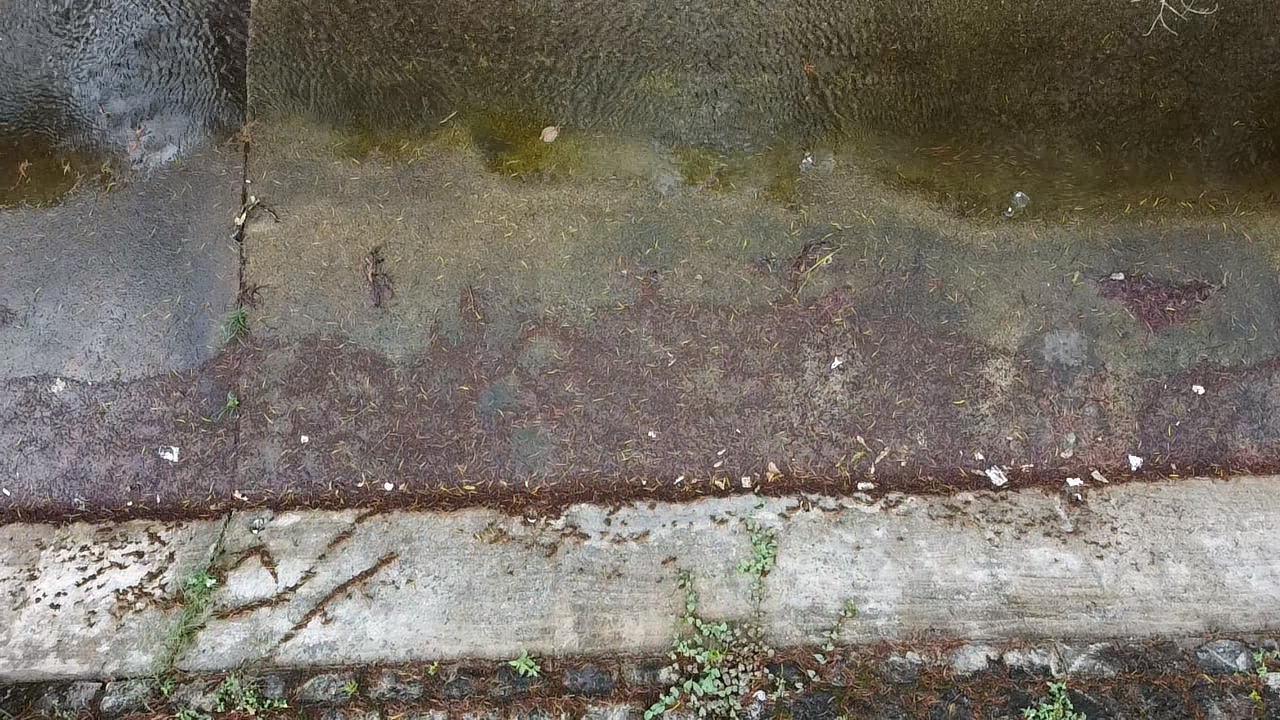
#> input picture PanoramaStitchingP2/InputImages/River/1.PNG, 1280 x 720 px; its folder holds 3 pictures in this run
$ python main.py
#> lines starting #> are read from the running program, lines starting #| are printed output that depends on the picture
import os
import cv2
import math
import numpy as np


def ReadImage(ImageFolderPath):
#> called with ImageFolderPath = 'InputImages/River'
    Images = []									# Input Images will be stored in this list.

	# Checking if path is of folder.
    if os.path.isdir(ImageFolderPath):                              # If path is of a folder contaning images.
        ImageNames = os.listdir(ImageFolderPath)
        ImageNames_Split = [[int(os.path.splitext(os.path.basename(ImageName))[0]), ImageName] for ImageName in ImageNames]
        ImageNames_Split = sorted(ImageNames_Split, key=lambda x:x[0])
        ImageNames_Sorted = [ImageNames_Split[i][1] for i in range(len(ImageNames_Split))]

        for i in range(len(ImageNames_Sorted)):                     # Getting all image's name present inside the folder.
            ImageName = ImageNames_Sorted[i]
            InputImage = cv2.imread(ImageFolderPath + "/" + ImageName)  # Reading images one by one.
#> InputImage is the input picture: shape (720, 1280, 3); mean B, G, R 103.1, 112.5, 118.7

            # Checking if image is read
            if InputImage is None:
                print("Not able to read image: {}".format(ImageName))
                exit(0)

            Images.append(InputImage)                               # Storing images.

    else:                                       # If it is not folder(Invalid Path).
        print("\nEnter valid Image Folder Path.\n")

    if len(Images) < 2:
        print("\nNot enough images found. Please provide 2 or more images.\n")
        exit(1)

    return Images


def FindMatches(BaseImage, SecImage):
    # Using SIFT to find the keypoints and decriptors in the images
    Sift = cv2.xfeatures2d.SIFT_create()
    BaseImage_kp, BaseImage_des = Sift.detectAndCompute(cv2.cvtColor(BaseImage, cv2.COLOR_BGR2GRAY), None)
    SecImage_kp, SecImage_des = Sift.detectAndCompute(cv2.cvtColor(SecImage, cv2.COLOR_BGR2GRAY), None)

    # Using Brute Force matcher to find matches.
    BF_Matcher = cv2.BFMatcher()
    InitialMatches = BF_Matcher.knnMatch(BaseImage_des, SecImage_des, k=2)

    # Applytng ratio test and filtering out the good matches.
    GoodMatches = []
    for m, n in InitialMatches:
        if m.distance < 0.75 * n.distance:
            GoodMatches.append([m])

    return GoodMatches, BaseImage_kp, SecImage_kp


def FindHomography(Matches, BaseImage_kp, SecImage_kp):
    # If less than 4 matches found, exit the code.
    if len(Matches) < 4:
        print("\nNot enough matches found between the images.\n")
        exit(0)

    # Storing coordinates of points corresponding to the matches found in both the images
    BaseImage_pts = []
    SecImage_pts = []
    for Match in Matches:
        BaseImage_pts.append(BaseImage_kp[Match[0].queryIdx].pt)
        SecImage_pts.append(SecImage_kp[Match[0].trainIdx].pt)

    # Changing the datatype to "float32" for finding homography
    BaseImage_pts = np.float32(BaseImage_pts)
    SecImage_pts = np.float32(SecImage_pts)

    # Finding the homography matrix(transformation matrix).
    (HomographyMatrix, Status) = cv2.findHomography(SecImage_pts, BaseImage_pts, cv2.RANSAC, 4.0)

    return HomographyMatrix, Status


def GetNewFrameSizeAndMatrix(HomographyMatrix, Sec_ImageShape, Base_ImageShape):
    # Reading the size of the image
    (Height, Width) = Sec_ImageShape

    # Taking the matrix of initial coordinates of the corners of the secondary image
    # Stored in the following format: [[x1, x2, x3, x4], [y1, y2, y3, y4], [1, 1, 1, 1]]
    # Where (xt, yt) is the coordinate of the i th corner of the image.
    InitialMatrix = np.array([[0, Width - 1, Width - 1, 0],
                              [0, 0, Height - 1, Height - 1],
                              [1, 1, 1, 1]])

    # Finding the final coordinates of the corners of the image after transformation.
    # NOTE: Here, the coordinates of the corners of the frame may go out of the
    # frame(negative values). We will correct this afterwards by updating the
    # homography matrix accordingly.
    FinalMatrix = np.dot(HomographyMatrix, InitialMatrix)

    [x, y, c] = FinalMatrix
    x = np.divide(x, c)
    y = np.divide(y, c)

    # Finding the dimentions of the stitched image frame and the "Correction" factor
    min_x, max_x = int(round(min(x))), int(round(max(x)))
    min_y, max_y = int(round(min(y))), int(round(max(y)))

    New_Width = max_x
    New_Height = max_y
    Correction = [0, 0]
    if min_x < 0:
        New_Width -= min_x
        Correction[0] = abs(min_x)
    if min_y < 0:
        New_Height -= min_y
        Correction[1] = abs(min_y)

    # Again correcting New_Width and New_Height
    # Helpful when secondary image is overlaped on the left hand side of the Base image.
    if New_Width < Base_ImageShape[1] + Correction[0]:
        New_Width = Base_ImageShape[1] + Correction[0]
    if New_Height < Base_ImageShape[0] + Correction[1]:
        New_Height = Base_ImageShape[0] + Correction[1]

    # Finding the coordinates of the corners of the image if they all were within the frame.
    x = np.add(x, Correction[0])
    y = np.add(y, Correction[1])
    OldInitialPoints = np.float32([[0, 0],
                                   [Width - 1, 0],
                                   [Width - 1, Height - 1],
                                   [0, Height - 1]])
    NewFinalPonts = np.float32(np.array([x, y]).transpose())

    # Updating the homography matrix. Done so that now the secondary image completely
    # lies inside the frame
    HomographyMatrix = cv2.getPerspectiveTransform(OldInitialPoints, NewFinalPonts)

    return [New_Height, New_Width], Correction, HomographyMatrix


def StitchImages(BaseImage, SecImage):
    # Applying Cylindrical projection on SecImage
    SecImage_Cyl, mask_x, mask_y = ProjectOntoCylinder(SecImage)

    # Getting SecImage Mask
    SecImage_Mask = np.zeros(SecImage_Cyl.shape, dtype=np.uint8)
    SecImage_Mask[mask_y, mask_x, :] = 255

    # Finding matches between the 2 images and their keypoints
    Matches, BaseImage_kp, SecImage_kp = FindMatches(BaseImage, SecImage_Cyl)

    # Finding homography matrix.
    HomographyMatrix, Status = FindHomography(Matches, BaseImage_kp, SecImage_kp)

    # Finding size of new frame of stitched images and updating the homography matrix
    NewFrameSize, Correction, HomographyMatrix = GetNewFrameSizeAndMatrix(HomographyMatrix, SecImage_Cyl.shape[:2], BaseImage.shape[:2])

    # Finally placing the images upon one another.
    SecImage_Transformed = cv2.warpPerspective(SecImage_Cyl, HomographyMatrix, (NewFrameSize[1], NewFrameSize[0]))
    SecImage_Transformed_Mask = cv2.warpPerspective(SecImage_Mask, HomographyMatrix, (NewFrameSize[1], NewFrameSize[0]))
    BaseImage_Transformed = np.zeros((NewFrameSize[0], NewFrameSize[1], 3), dtype=np.uint8)
    BaseImage_Transformed[Correction[1]:Correction[1]+BaseImage.shape[0], Correction[0]:Correction[0]+BaseImage.shape[1]] = BaseImage

    StitchedImage = cv2.bitwise_or(SecImage_Transformed, cv2.bitwise_and(BaseImage_Transformed, cv2.bitwise_not(SecImage_Transformed_Mask)))

    return StitchedImage


def Convert_xy(x, y):
    global center, f

    xt = ( f * np.tan( (x - center[0]) / f ) ) + center[0]
    yt = ( (y - center[1]) / np.cos( (x - center[0]) / f ) ) + center[1]

    return xt, yt


def ProjectOntoCylinder(InitialImage):
    global w, h, center, f
    h, w = InitialImage.shape[:2]
    center = [w // 2, h // 2]
    f = 1100       # 1100 field; 1000 Sun; 1500 Rainier; 1050 Helens

    # Creating a blank transformed image
    TransformedImage = np.zeros(InitialImage.shape, dtype=np.uint8)

    # Storing all coordinates of the transformed image in 2 arrays (x and y coordinates)
    AllCoordinates_of_ti =  np.array([np.array([i, j]) for i in range(w) for j in range(h)])
    ti_x = AllCoordinates_of_ti[:, 0]
    ti_y = AllCoordinates_of_ti[:, 1]

    # Finding corresponding coordinates of the transformed image in the initial image
    ii_x, ii_y = Convert_xy(ti_x, ti_y)

    # Rounding off the coordinate values to get exact pixel values (top-left corner)
    ii_tl_x = ii_x.astype(int)
    ii_tl_y = ii_y.astype(int)

    # Finding transformed image points whose corresponding
    # initial image points lies inside the initial image
    GoodIndices = (ii_tl_x >= 0) * (ii_tl_x <= (w-2)) * \
                  (ii_tl_y >= 0) * (ii_tl_y <= (h-2))

    # Removing all the outside points from everywhere
    ti_x = ti_x[GoodIndices]
    ti_y = ti_y[GoodIndices]

    ii_x = ii_x[GoodIndices]
    ii_y = ii_y[GoodIndices]

    ii_tl_x = ii_tl_x[GoodIndices]
    ii_tl_y = ii_tl_y[GoodIndices]

    # Bilinear interpolation
    dx = ii_x - ii_tl_x
    dy = ii_y - ii_tl_y

    weight_tl = (1.0 - dx) * (1.0 - dy)
    weight_tr = (dx)       * (1.0 - dy)
    weight_bl = (1.0 - dx) * (dy)
    weight_br = (dx)       * (dy)

    TransformedImage[ti_y, ti_x, :] = ( weight_tl[:, None] * InitialImage[ii_tl_y,     ii_tl_x,     :] ) + \
                                      ( weight_tr[:, None] * InitialImage[ii_tl_y,     ii_tl_x + 1, :] ) + \
                                      ( weight_bl[:, None] * InitialImage[ii_tl_y + 1, ii_tl_x,     :] ) + \
                                      ( weight_br[:, None] * InitialImage[ii_tl_y + 1, ii_tl_x + 1, :] )


    # Getting x coorinate to remove black region from right and left in the transformed image
    min_x = min(ti_x)

    # Cropping out the black region from both sides (using symmetricity)
    TransformedImage = TransformedImage[:, min_x : -min_x, :]

    return TransformedImage, ti_x-min_x, ti_y


if __name__ == "__main__":
    # Reading images.
    Images = ReadImage("InputImages/River")
#> Images = 3 items

    BaseImage, _, _ = ProjectOntoCylinder(Images[0])
#> in ProjectOntoCylinder, `TransformedImage[ti_y, ti_x, :] = ( weight_tl[:, None] * InitialImage[..`:
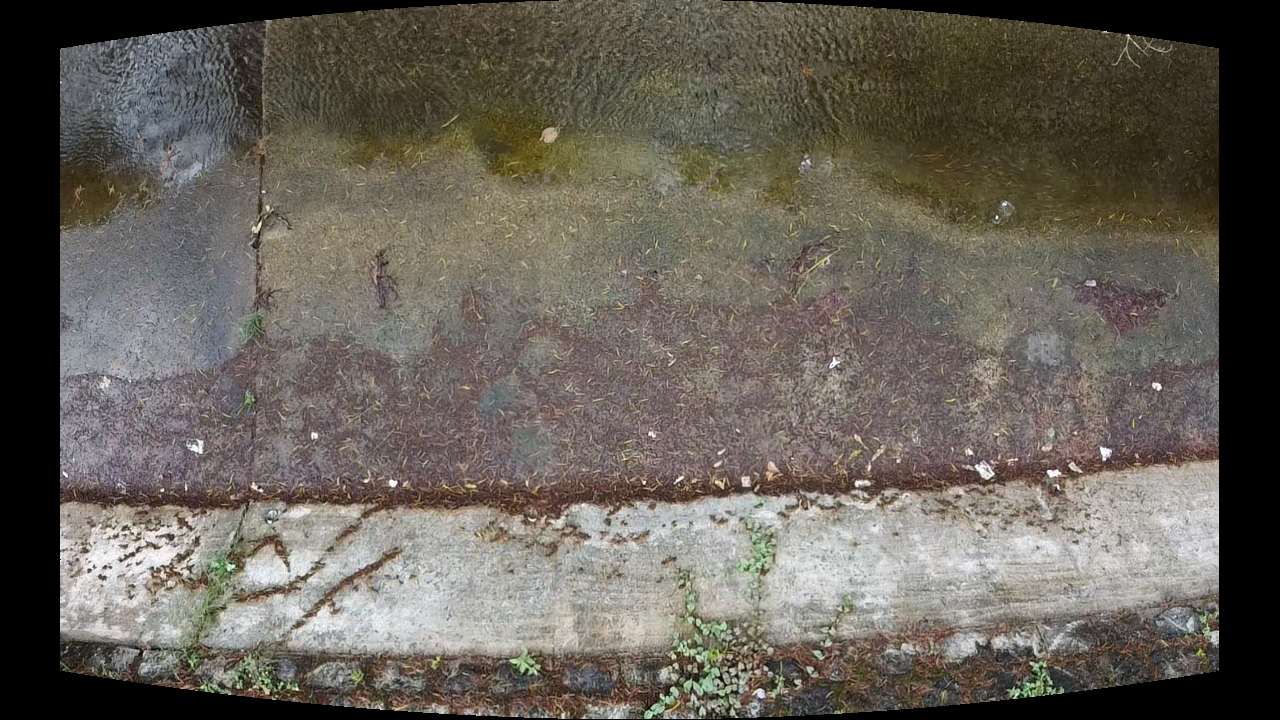
#> TransformedImage: shape (720, 1280, 3); mean B, G, R 88.5, 97, 102.5
#> in ProjectOntoCylinder, `TransformedImage = TransformedImage[:, min_x : -min_x, :]`:
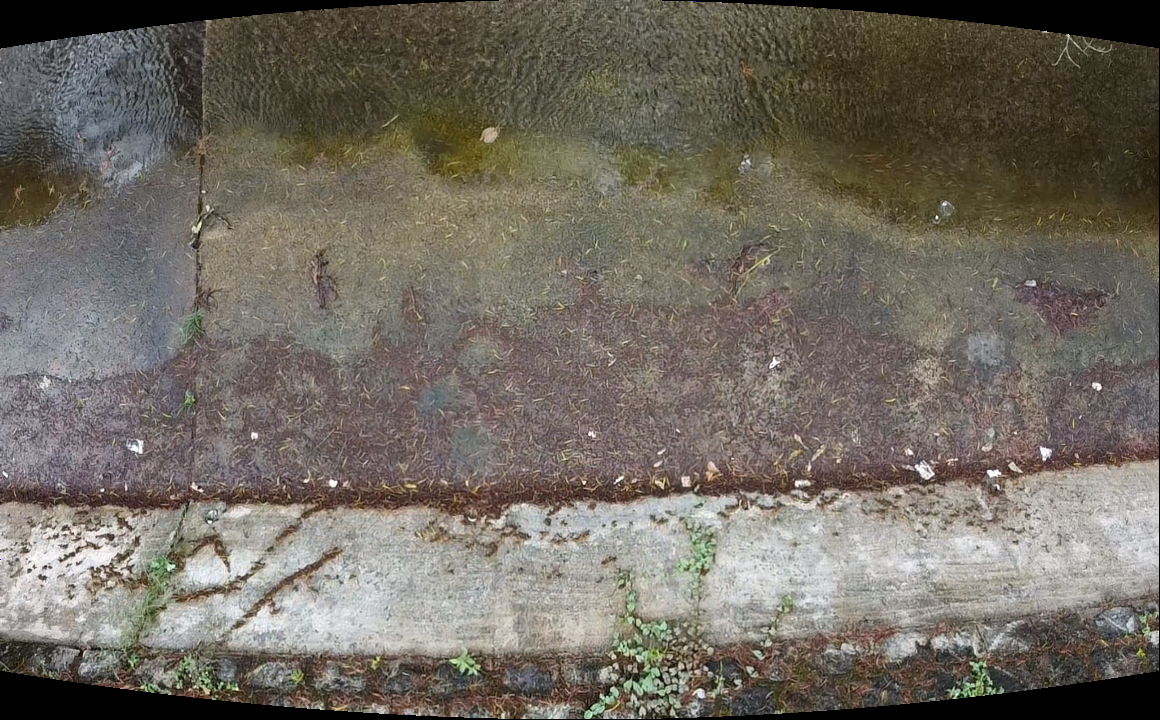
#> TransformedImage: shape (720, 1160, 3); mean B, G, R 97.6, 107, 113.1
    for i in range(1, len(Images)):
        StitchedImage = StitchImages(BaseImage, Images[i])

        BaseImage = StitchedImage.copy()
#> this loop made 2 passes
#> Matches in StitchImages on passes 1 to 2: 661 matches, 508 matches
#> pass 1, in ProjectOntoCylinder (call 2), `TransformedImage = TransformedImage[:, min_x : -min_x, :]`:
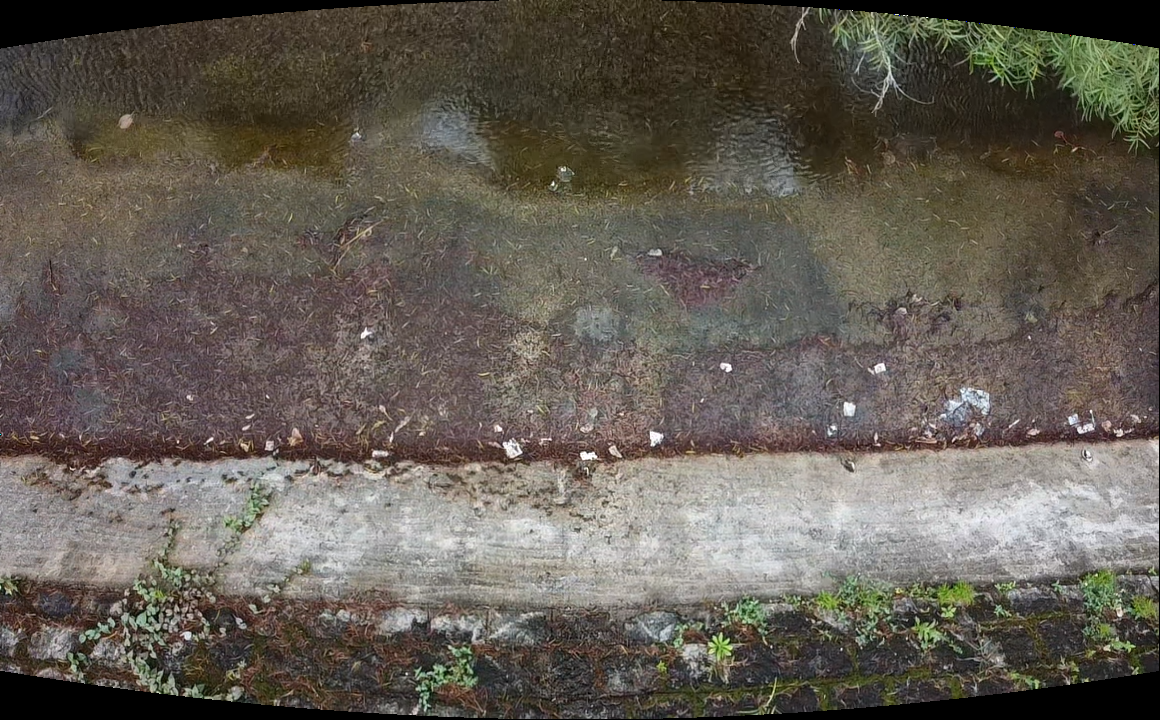
#> TransformedImage: shape (720, 1160, 3); mean B, G, R 84, 93.1, 99.4
#> pass 1, in StitchImages, `SecImage_Transformed = cv2.warpPerspective(SecImage_Cyl, HomographyMat..`:
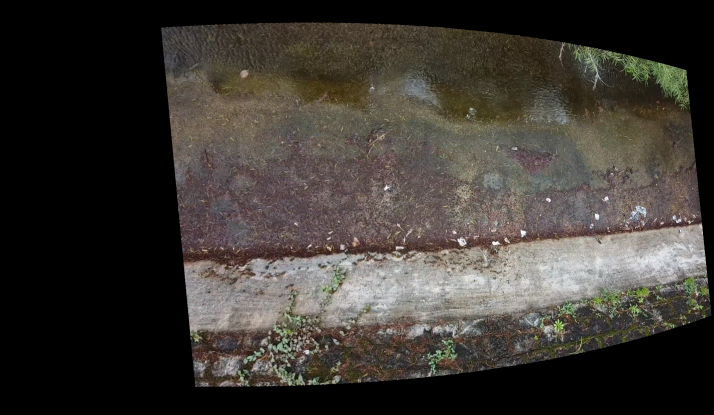
#> SecImage_Transformed: shape (829, 1427, 3) (shown at 1/2 size); mean B, G, R 51.4, 56.7, 61
#> pass 1, in StitchImages, `SecImage_Transformed_Mask = cv2.warpPerspective(SecImage_Mask, Homogra..`:
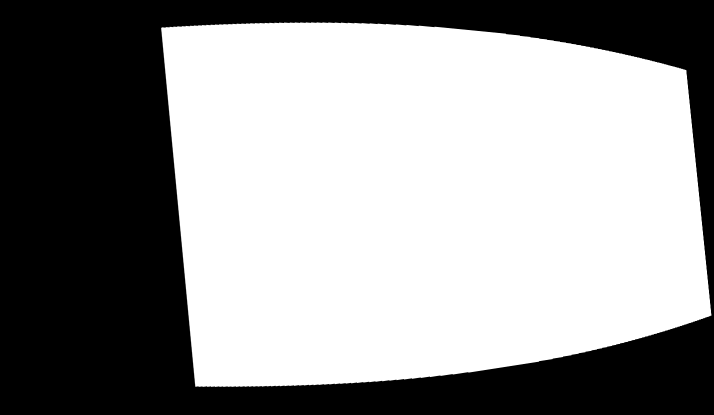
#> SecImage_Transformed_Mask: shape (829, 1427, 3) (shown at 1/2 size); min 0, max 255, mean 149.8
#> pass 1, in StitchImages, `StitchedImage = cv2.bitwise_or(SecImage_Transformed, cv2.bitwise_and(B..`:
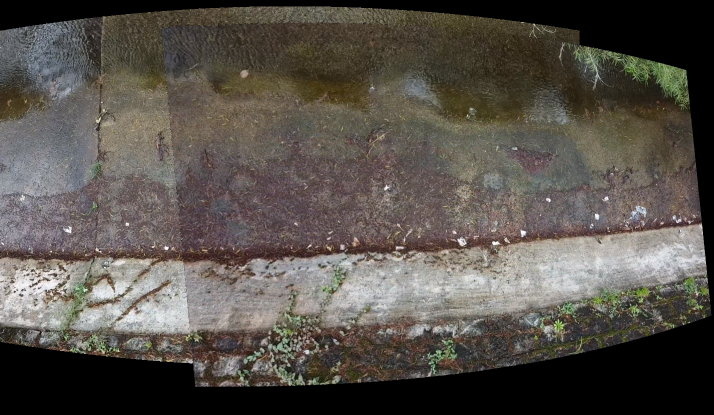
#> StitchedImage: shape (829, 1427, 3) (shown at 1/2 size); mean B, G, R 75.2, 81.8, 87.2
#> after the loop:
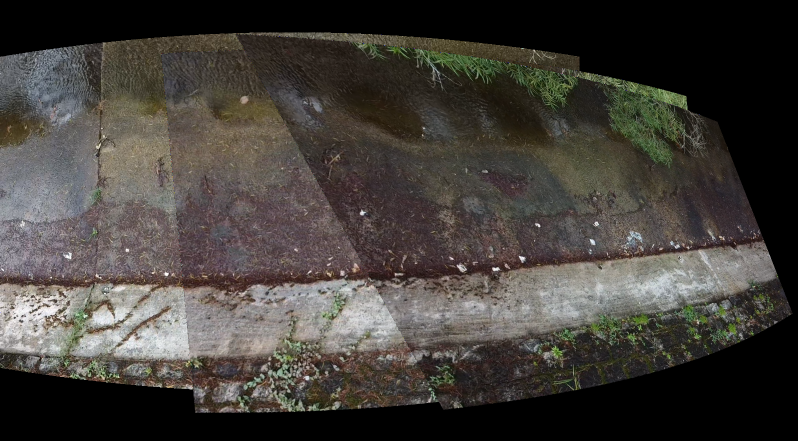
#> BaseImage: shape (881, 1596, 3) (shown at 1/2 size); mean B, G, R 58.6, 63.4, 67.5

    cv2.imwrite("Stitched_Panorama.png", BaseImage)
